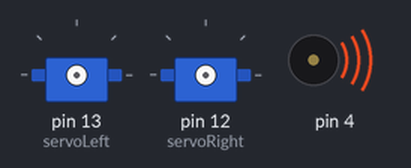
A sketch run on a simulated Arduino Uno, built with avr-gcc and run on an emulated ATmega328P. Shown: 2 × servo, buzzer (waves = sounding).

Above: at 0.1 s.
At 1.1 s:
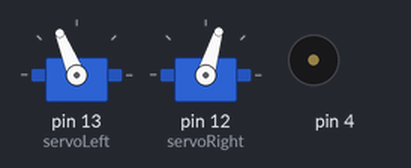
Timing chart, 0 to 2.6 s (numbered marks = the images above):
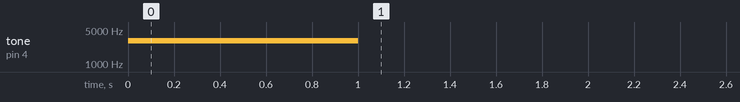

The sketch:

ForwardThreeSeconds.ino
```cpp
#include <Servo.h> //include servo library

Servo servoLeft;
Servo servoRight; //declare servos

void setup(){ //built in initlailization block
tone(4, 3000, 1000); //play tone for one second
delay(1000); //delay to finish tone

servoLeft.attach(13); //attach left signal to pin 13
servoRight.attach(12); //attach right servo to pin 12

//full speed forward
servoLeft.writeMicroseconds(1700); //left wheel counter clockwise
servoRight.writeMicroseconds(1300); //right wheel clockwise
delay(1500); //delay for 1.5 seconds

servoLeft.detach();
servoRight.detach(); //stop sending signals
} //main block ends

void loop(){ //main loop auto-repeats
} //main loop ends
```
